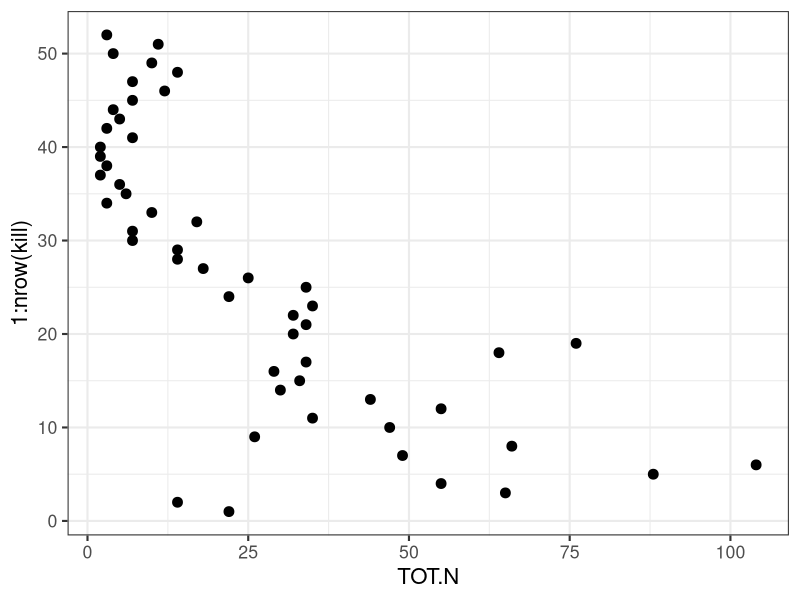
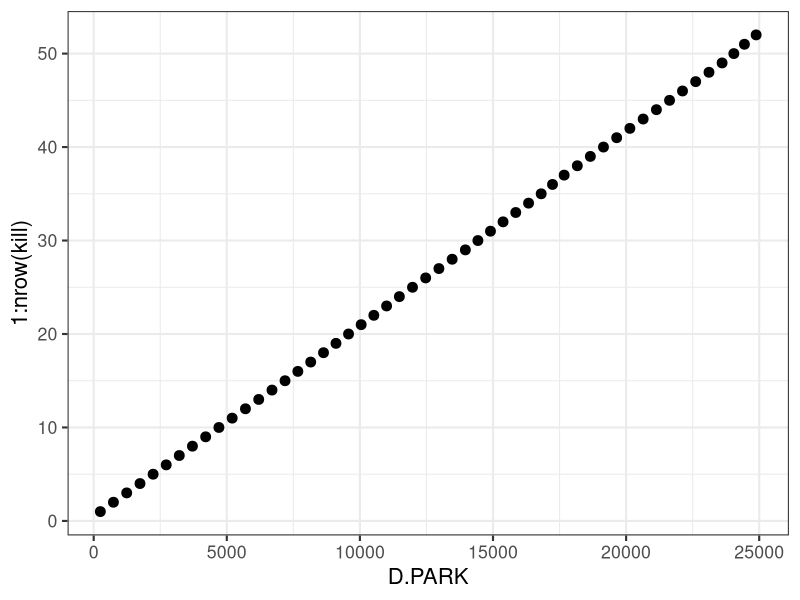
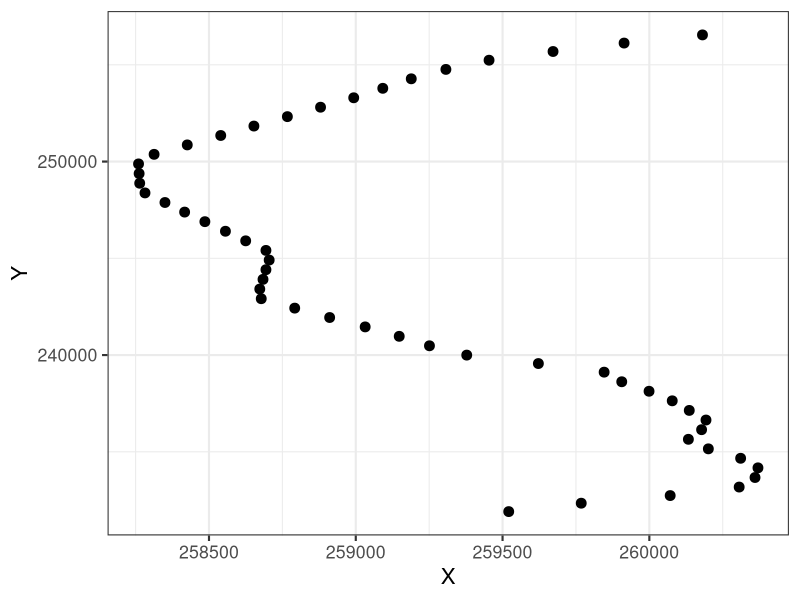
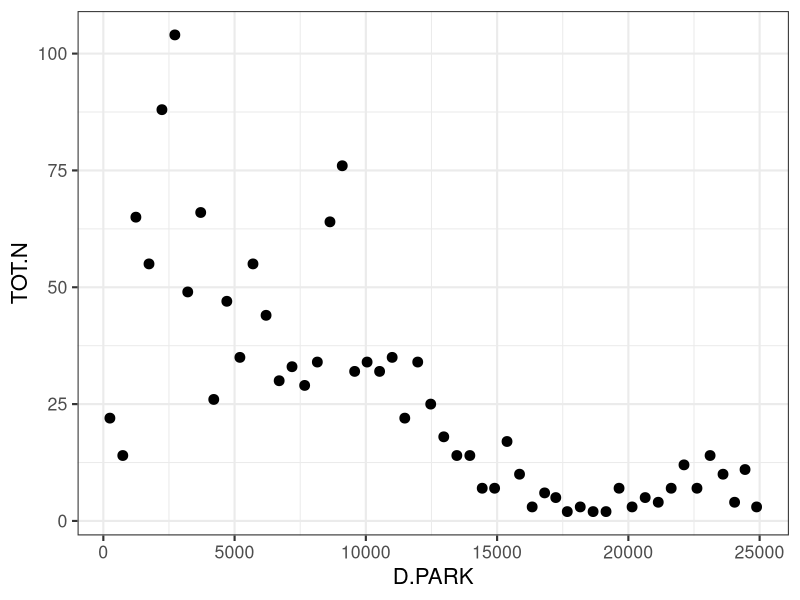
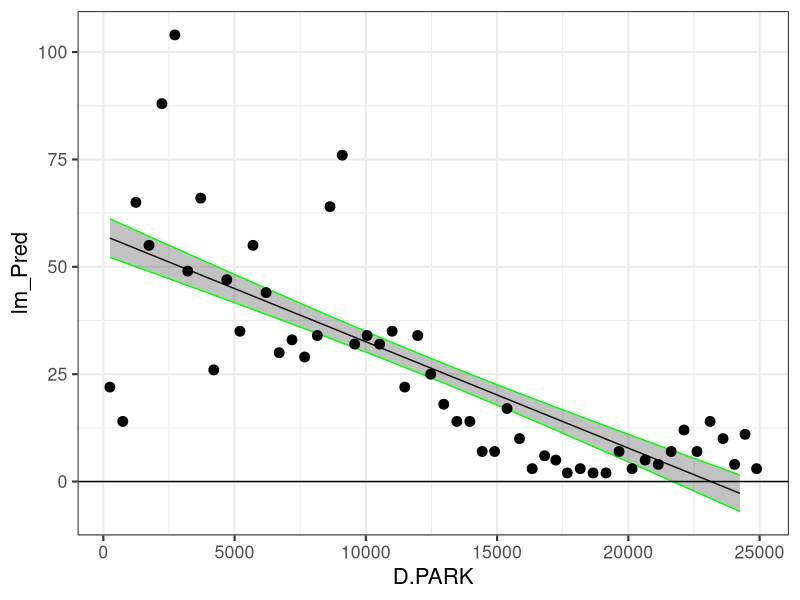
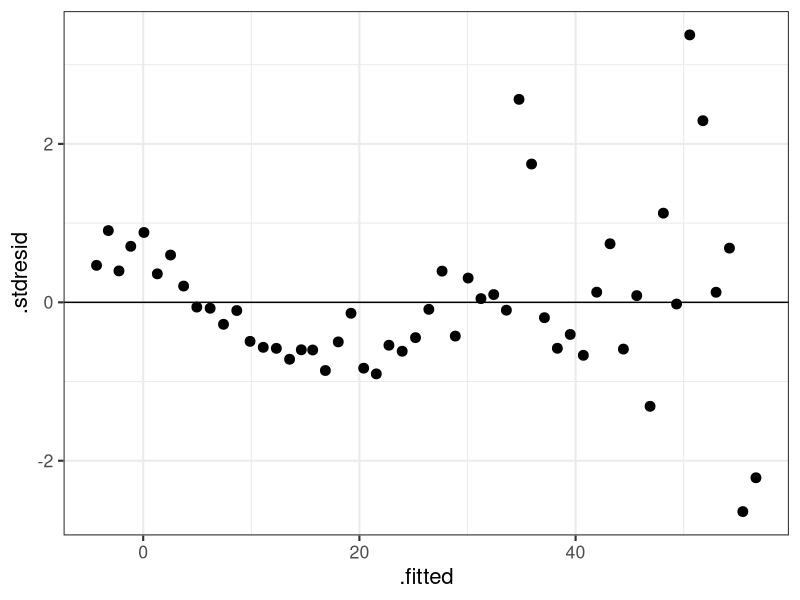
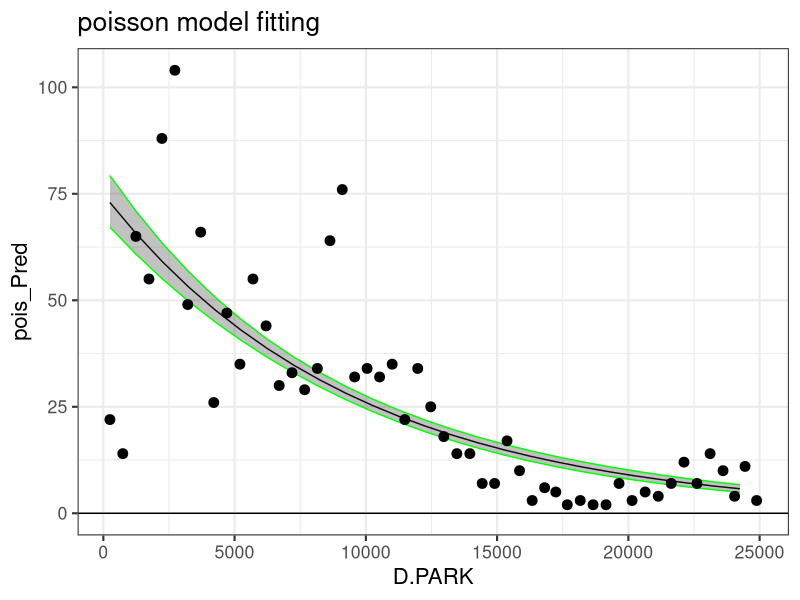
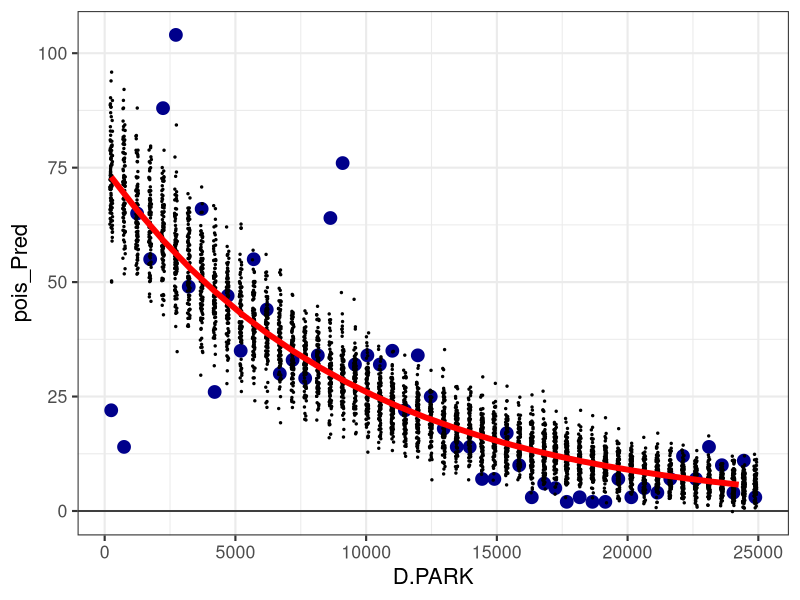

Write the R code that produced these figures, in order. (Note: this script raises an error after producing the figures.)

# Пакеты ====
library(ggplot2)
library(nlme)


#Настройка темы для графиков =============
theme_set(theme_bw(base_size = 16) +
            theme(legend.key = element_blank()))
update_geom_defaults("point", list(shape = 19, size = 3))


#Читаем данные =============
kill <- read.table("RoadKills.txt", header=TRUE)

head(kill)
str(kill)

# Исследуем данные
# Для демонстрации рассмотрим связь между TOT.N  и D.PARK
ggplot(kill, aes(x = TOT.N , y = 1:nrow(kill))) + geom_point()

ggplot(kill, aes(x =  D.PARK , y = 1:nrow(kill))) + geom_point()

ggplot(kill, aes(x =  X , y = Y)) + geom_point()

# Смотрим на связь между зависимой переменной и предиктором

ggplot(kill, aes(x =  D.PARK , y = TOT.N )) + geom_point() 


# Подгоним линейную модель  
M1 <- glm(TOT.N ~ D.PARK, family="gaussian", data = kill)
summary(M1)




# Посмотрим на предсказанные значения

range(kill$D.PARK)
NewData <- data.frame(D.PARK = seq(250, 25000, 1000))
X <- model.matrix(~D.PARK, data=NewData)

NewData$lm_Pred <- X %*% coef(M1)

NewData$lm_SE <- sqrt(diag(X %*% vcov(M1) %*% t(X)))

ggplot(NewData, aes(x =  D.PARK , y = lm_Pred)) + geom_line() + geom_ribbon(aes(x=D.PARK, ymin = lm_Pred - lm_SE, ymax = lm_Pred + lm_SE), alpha=0.3, color="green") + geom_point(data = kill, aes(x=D.PARK, y=TOT.N)) + geom_hline(yintercept=0) 

# смотрим на график рассения остатков ==========
M1_diag <- fortify(M1)

ggplot(M1_diag, aes(x=.fitted, y=.stdresid)) + geom_point() + geom_hline(yintercept=0)

# В чем проблемы в данной модели?
# 1. Паттерн в рассеянии остатков
# 2. Гетероскедастичность
# 3. Модель предсказывает отрицаетльные численности

# Для такого типа данных гауссовское распределение не годится 

#################################
# ЧАСТЬ 1.
# Теоретический экскурc в Пуассоновскую регрессию (Poisson regression)
# см. презентацию с теорией
#################################

# Применяем пуассоновскую регресию

M2 <- update(M1, family = "poisson")
summary(M2)

G <- predict(M2, newdata = NewData, type = "link", se.fit = TRUE)

NewData$pois_Pred  <- exp(G$fit) 
NewData$pois_SEUP <- exp(G$fit + 1.96*G$se.fit) 
NewData$pois_SELOW <- exp(G$fit - 1.96*G$se.fit)

(pl_poisson <- ggplot(NewData, aes(x =  D.PARK , y = pois_Pred)) + geom_line() + geom_ribbon(aes(x=D.PARK, ymin = pois_SELOW, ymax = pois_SEUP), alpha=0.3, color="green") + geom_point(data = kill, aes(x=D.PARK, y=TOT.N)) + geom_hline(yintercept=0) + ggtitle("poisson model fitting")) 


###############################
# Небольшое отступление
# Иллюстрация того, как устроена модель в случае с пуассоновской регрессией
###############################

Points <- data.frame(D.PARK = rep(kill$D.PARK, each=100), Pred = rep(fitted(M2), each=100))


for (i in 1:nrow(Points)){Points$draw[i] <- rpois(100, lambda = Points$Pred[i])}

ggplot(NewData, aes(x =  D.PARK , y = pois_Pred))  + geom_point(data = kill, aes(x=D.PARK, y=TOT.N), size=4, color="blue4") + geom_hline(yintercept=0) + geom_point(data = Points, aes(x=D.PARK, y=draw), size=0.5, position = position_jitter(width = 50) ) + geom_line(size=2, color="red") 

# На полученном графике видно, что многие точки выскакивают за пределы рспределения, которое должно быть связано с линией регрессии, роходящей через "mu". значения mu лежат на линии регрессии.  


##############################


M2_diag <- fortify(M2)

ggplot(M2_diag, aes(x=.fitted, y=.stdresid)) + geom_point() + geom_hline(yintercept=0)

#########################
# ЧАСТЬ 2
# Множественная регрессия с пуассоновским распределением остатков 
#########################


library(car)

M4 <- glm(TOT.N ~  S.RICH + OPEN.L + OLIVE + MONT.S + MONT + POLIC+ SHRUB + URBAN + WAT.RES + L.WAT.C + L.D.ROAD + L.P.ROAD + D.WAT.RES + D.WAT.COUR +   D.PARK + N.PATCH + P.EDGE + L.SDI , data = kill)

vif(M4) #Отбраковываем коррелирующие предикторы

M4 <- glm(TOT.N ~  S.RICH + OPEN.L +  MONT.S + MONT + POLIC+ SHRUB + URBAN + WAT.RES + L.WAT.C + L.D.ROAD + L.P.ROAD + D.WAT.RES + D.WAT.COUR +   D.PARK + N.PATCH + P.EDGE + L.SDI , data = kill)

vif(M4)

M4 <- glm(TOT.N ~  S.RICH + OPEN.L +  MONT.S + MONT + POLIC+ SHRUB + URBAN + WAT.RES + L.WAT.C + L.D.ROAD + L.P.ROAD + D.WAT.RES + D.WAT.COUR +   D.PARK  + P.EDGE + L.SDI , data = kill)

vif(M4)

M4 <- glm(TOT.N ~  S.RICH + OPEN.L + MONT + POLIC+ SHRUB + URBAN + WAT.RES + L.WAT.C + L.D.ROAD + L.P.ROAD + D.WAT.RES + D.WAT.COUR +   D.PARK  + P.EDGE + L.SDI , data = kill)

vif(M4)


# и.д. .....

M4 <- glm(TOT.N ~  OPEN.L + MONT.S + POLIC + D.PARK + SHRUB + WAT.RES + L.WAT.C + L.P.ROAD + D.WAT.COUR , family = "poisson", data = kill)

vif(M4)

summary(M4)

# Можно удалить из модели еще и D.WAT.COUR

M5 <- glm(TOT.N ~  OPEN.L + MONT.S + POLIC + D.PARK + SHRUB + WAT.RES + L.WAT.C + L.P.ROAD , family = "poisson", data = kill)

# Сравним две вложенные модели с помощью Maximum likelihood ratio test
anova(M4, M5, test="Chi")

# Второй вариант - использовать функцию drop1(). 
# Внимание! drop1() работает с результатам подгонки моделей не всех пакетов! 

drop1(M4, test="Chi")

# Смотрим на результаты сокращенной модели
summary(M5)

# Не спешим радоваться тому, что все достоверно! Необходимо проверить условие применимсти пуассоновской регресии mu = sigma

#######################
#ЧАСТЬ 3
#Условия применимости пуассоновской регрессии
#######################

# Остатки в моделях подогнанных методом максимального правдоподобия бывают нескольких типов

# Hint: Запись residuals.glm() вместо residuals() позволяет вам посмотреть справку по функции residuals, связанной с классом 'glm'

residuals(M5, type = "pearson") #наиболее удобна для большинства анализов



# Избыточная дисперсия (Overdipersion)!!!!

Resid_M5 <- resid(M5, type = "pearson") # Пирсоновские остатки
N <- nrow(kill) # Объем выборки
p <- length(coef(M5)) # Число параметров в модели
df <- (N - p) # число степенейсвободы
fi <- sum(Resid_M5^2) /df  #Величина fi показывает во сколько раз в среднем sigma > mu для данной регрессионной модели
fi

# Если fi > 1 мы имеем дело с избыточностью дисперсии

sqrt(fi) #Запомните эту величину, она нам понадобится


# Причины избыточной дисперсии
################################
#A. Отскакивающие значения?    ==> Это мнимая избыточность дисперсии. Попробовать удалить отскакивающие значения.
#B. Пропущенные важные ковариаты или взаимодействия факторов?  ==> Это мнимая избыточность дисперсии. Надо переформатировать модель. 
#C. Слишком много нулей?       ==> Это мнимая избыточность дисперсии. Изучаем и применяем специальный раздел теориии под названием Zero inflated poisson (ZIP)

#D. Это свойство данных?       ==> Имеем дело с истинной избыточностью дисперсии. Применяем более сложную модель, основанную на Negative Binomial distribution
#E. Существуют какие-то внутригрупповые корреляции? ==> Применяем генерализованные смешанные линейные модели (GLMM)
#F. Зависимая переменная связана нелинейно с предикторами ==> Используем GAM(GAMM) 
#G. Ошибочно выбрана связывающая функция (link function)  ==> надо ее изменить и подогнать новую модель. 



# В чем причины избыточности дисперсии у нашей модели?

# Отскакивающих значений нет
# Ковариаты все на месте
# Проверяем количество нулей в данных

sum(kill$TOT.N==0)

# Нулей в избытке тоже нет


# В данном случае мы имеем дело с истинной избыточностью дисперсии.

###############################################################
# ПЕРВОЕ РЕШЕНИЕ проблемы избыточной дисперсии - "косметическое"
# Подгоняем квази-пуассоновскую модель (quasi-poisson GLM)
##############################################################


# Подгоняем модель

M5_q <- glm(TOT.N ~  OPEN.L + MONT.S + POLIC + D.PARK + SHRUB + WAT.RES + L.WAT.C + L.P.ROAD , family = "quasipoisson", data = kill)

summary(M5_q)

# Количество достоверно влияющих предикторов заметно сократилось!

#At! Не пишите в статье, что модель была основана на квази-пуассоновском распределении! Такого распределиня нет! Надо указать, что вы подгоняли квази-пуассоновскую модель, так как обнаружили избыточную дисперсию. 

# Подбор оптимальной модели в случае квази-пуассоновской регрессии несколько отличается от предыдущих случаев. AIC - не может быть вычислен! Кроме того, разность девианс сравнивается не с Хи-квадрат распределением, а с F-распределением. 

  drop1(M5_q, test = "F")

M5_q2 <- update(M5_q, .~.-POLIC)

  drop1(M5_q2, test = "F")

M5_q3 <- update(M5_q2, .~.-L.P.ROAD)

  drop1(M5_q3, test = "F")

M5_q4 <- update(M5_q3, .~.-WAT.RES)

  drop1(M5_q4, test = "F")

M5_q5 <- update(M5_q4, .~.-SHRUB)

  drop1(M5_q5, test = "F")

M5_q6 <- update(M5_q5, .~.-OPEN.L)
  
  drop1(M5_q6, test = "F")

M5_q7 <- update(M5_q6, .~.-MONT.S)

  drop1(M5_q7, test = "F")

M5_q8 <- update(M5_q7, .~.-L.WAT.C)

  drop1(M5_q8, test = "F")


# В итоге получаем такую финальную модель
M5_final <- glm(TOT.N ~  D.PARK, family = "quasipoisson", data = kill)


# Вычисляем предсказанные значения

G <- predict(M5_final, newdata = NewData, se.fit = TRUE)

# Обратите внимание, что результаты рботы функции predict(), не являются истинными значениями mu

NewData$quasipois_Pred  <- exp(G$fit) 
NewData$quasipois_SEUP <- exp(G$fit + 1.96*G$se.fit) 
NewData$quasipois_SELOW <- exp(G$fit - 1.96*G$se.fit)



(pl_quasipoisson <- ggplot(NewData, aes(x =  D.PARK , y = quasipois_Pred)) + geom_line() + geom_ribbon(aes(x=D.PARK, ymin = quasipois_SELOW, ymax = quasipois_SEUP), alpha=0.3, color="green") + geom_point(data = kill, aes(x=D.PARK, y=TOT.N), size=3) + geom_hline(yintercept=0) + ggtitle("quasi-poisson model fitting")) 

library(gridExtra)

# Сравним результаты пуассоновской и квази-пуассоновской модели
grid.arrange(pl_poisson, pl_quasipoisson)


# Проводим диагностику модели
M5_final_diag <- data.frame(Fit_M5_final = fitted(M5_final), Res_M5_final = residuals(M5_final, type="pearson"))

ggplot(M5_final_diag, aes(x=Fit_M5_final, y=Res_M5_final)) + geom_point() + geom_hline(yintercept=0)

# Проверяем на избыточность дисперсии

Resid_M5_final <- resid(M5_final, type = "pearson")
N <- nrow(kill)
p <- length(coef(M5_final))  
fi <- sum(Resid_M5_final^2) / (N - p)
fi


# Сравните результаты подгонки квази-пуассоновской и пуассоновской модели 
summary(M5_final)
summary(update(M5_final, family="poisson"))


# Избыточность дисперсии никуда не ушла и оценки параметров модели не изменились, но за счет введения в модель параметра fi, на который доможаются стандартные ошибки, увеличивается консервативность критериев.  


# Выгода от квази-пуассоновской регрессии : Не делаем неверных выводов о достоверности влияния тех или иных предикторов

# Недостаток : в модели все равно остается избыточная дисперсия




# ВТОРОЕ РЕШЕНИЕ проблемы избыточной дисперсии - модель, основанная на отрицательном биномиальном распределении  (Negative binimial distribution)


library(MASS)
M5_nb <- glm.nb(TOT.N ~  OPEN.L + MONT.S + POLIC + D.PARK + SHRUB + WAT.RES + L.WAT.C + L.P.ROAD, link = "log", data = kill)

summary(M5_nb, cor = FALSE)

  drop1(M5_nb, test="Chi")

M5_nb2 <- update(M5_nb, .~.-POLIC)
  
  drop1(M5_nb2, test="Chi")

M5_nb3 <- update(M5_nb2, .~.-WAT.RES)

  drop1(M5_nb3, test="Chi")

M5_nb4 <- update(M5_nb3, .~.-SHRUB)

  drop1(M5_nb4, test="Chi")

M5_nb5 <- update(M5_nb4, .~.-MONT.S)

  drop1(M5_nb5, test="Chi")

M5_nb6 <- update(M5_nb5, .~.-L.P.ROAD)

  drop1(M5_nb6, test="Chi")

# Можно выкинуть еще и L.WAT.C так как значения p вычисляются лишь приблизительно, а p=0.02 очень близко к p=0.05

M5_final_nb <- update(M5_nb6, .~.-L.WAT.C )

summary(M5_final_nb)

# Проверяем на избыточность дисперсии

Resid_M5_final_nb <- resid(M5_final_nb, type = "pearson")
N <- nrow(kill)
p <- length(coef(M5_final_nb)) + 1  
fi <- sum(Resid_M5_final_nb^2) / (N - p)
fi

# Избыточность дисперсии исчезла!


# Сравним модели полученные с помощью пуассоовской регрессии и NB-регресси

M_poisson <- glm(TOT.N ~ OPEN.L + D.PARK, family = poisson,data = kill)


llhNB = logLik(M5_final_nb)
llhPoisson = logLik(M_poisson)
d <- 2 * (llhNB - llhPoisson)
pval <- 0.5 * pchisq(as.numeric(d), df = 1,lower.tail = FALSE)
pval

AIC(M_poisson, M5_final_nb)

# Модель, основанная на отрицательном биномиальном распределении заметно лучше!


# Проводим диагностику модели

M5_final_nb_diag <- data.frame(Fit_M5_final_nb = fitted(M5_final_nb), Res_M5_final_nb = residuals(M5_final_nb, type="pearson"))

ggplot(M5_final_nb_diag, aes(x=Fit_M5_final_nb, y=Res_M5_final_nb)) + geom_point() + geom_hline(yintercept=0) 

# Кажется все хорошо
# Но...




#################################
# ЧАСТЬ 4. 
# Краткий экскурс в Generalised Additive Models (GAM)
# см. презентацию 
#################################

# Подгоняем GAM

library(mgcv) #Пакет, работающий с аддитивными моделями

M6 <- gam(TOT.N ~ s(D.PARK) + s(OPEN.L), family=nb, data = kill)

summary(M6)

plot(M6)


NewData <- data.frame(D.PARK = seq(250, 25000, 1000), OPEN.L = mean(kill$OPEN.L))
  
G <-  predict(M6, newdata = NewData, se.fit = TRUE)

NewData$nb_gam_Pred  <- exp(G$fit) 
NewData$nb_gam_SEUP <- exp(G$fit + 1.96*G$se.fit) 
NewData$nb_gam_SELOW <- exp(G$fit - 1.96*G$se.fit)


ggplot(NewData, aes(x =  D.PARK , y = nb_gam_Pred)) + geom_line() + geom_ribbon(aes(x=D.PARK, ymin = nb_gam_SELOW, ymax = nb_gam_SEUP), alpha=0.3, color="green") + geom_point(data = kill, aes(x=D.PARK, y=TOT.N)) + geom_hline(yintercept=0) 


# Задание
# Постройте график, предсказывающий, согласно модели M6, количество раздавленных амфибий в зависимости от величины открытого пространства (OPEN.L)








# Валидация модели 


Resid_M6 <- resid(M6, type = "pearson")
N <- nrow(kill)
p <- length(coef(M6)) 
fi <- sum(Resid_M6^2) / (N - p)
fi

M6_diag <- data.frame(Fit_M6 = fitted(M6), Res_M6 = residuals(M3, type="pearson"))

ggplot(M6_diag, aes(x=Fit_M6, y=Res_M3)) + geom_point() + geom_hline(yintercept=0)


# Необходимо рассмотреть связь остатков с другими ковариатами
ggplot(kill, aes(x=OPEN.L, y=Resid_M6)) + geom_point() 
ggplot(kill, aes(x=POLIC, y=Resid_M6)) + geom_point()
ggplot(kill, aes(x=D.WAT.COUR, y=Resid_M6)) + geom_point() 

# и т.д.

# В целом, все смотрится более или менее прилично

# Но...

############################
# ЧАСТЬ 5
# Смешанные аддитивные модели 
############################

acf(Resid_M6)
# Наблюдается явная пространственная автокорреляция остатков


ggplot(kill, aes(x=X, y=Y)) + geom_point(aes(size = Resid_M5_final_nb))



# Вариограмма - это еще один инструмент для выявленения зависимостей между остатками 

M7 <- gamm(TOT.N ~ s(D.PARK) , data = kill, family = nb)

M7Var <- Variogram(M7$lme, form = ~ D.PARK, data = kill)

plot(M7Var)




# Корреляционные струкутры, применимые для временных рядов (время идет в одном направлении) 
cs1 <- corCompSymm(form = ~ D.PARK)

cs2 <- corAR1(form = ~ D.PARK)


# Корреляционные струкутры, применимые для пространственных данных (пространство изменяется в любом направлении) 

#Все эти корреляционные структуры можно еще настраивать, меняя некоторые параметры 

cs3 <- corGaus(form = ~ D.PARK)

cs4 <- corExp(form = ~ D.PARK)

cs5 <- corSpher(form = ~ D.PARK)

cs6 <- corRatio(form = ~ D.PARK)

cs7 <- corLin(form = ~ D.PARK)




M8_cs1 <- gamm(TOT.N ~ s(D.PARK), data = kill, family = nb, correlation = cs1 )

M8_cs2 <- gamm(TOT.N ~ s(D.PARK) , data = kill, family = nb, correlation = cs2 )

M8_cs3 <- gamm(TOT.N ~ s(D.PARK) , data = kill, family = nb, correlation = cs3 )

M8_cs4 <- gamm(TOT.N ~ s(D.PARK) , data = kill, family = nb, correlation = cs4 )

M8_cs5 <- gamm(TOT.N ~ s(D.PARK) , data = kill, family = nb, correlation = cs5 )

M8_cs6 <- gamm(TOT.N ~ s(D.PARK) , data = kill, family = nb, correlation = cs6 )

M8_cs7 <- gamm(TOT.N ~ s(D.PARK) , data = kill, family = nb, correlation = cs7 )

AIC(M7$lme, M8_cs1$lme, M8_cs2$lme, M8_cs3$lme, M8_cs4$lme, M8_cs5$lme, M8_cs6$lme, M8_cs7$lme )

summary(M8_cs1$gam)
summary(M8_cs1$lme)


# Результаты подгонки GAMM c корреляционной структурой и без нее
ggplot(kill, aes(x=X, y=Y)) + geom_point(aes(size= residuals(M8_cs1$gam,type="pearson"))) + geom_point(data=kill, aes(x=X+400, y=Y, size= residuals(M7$gam,type="pearson")))

AIC(M7$lme,M8_cs1$lme)
